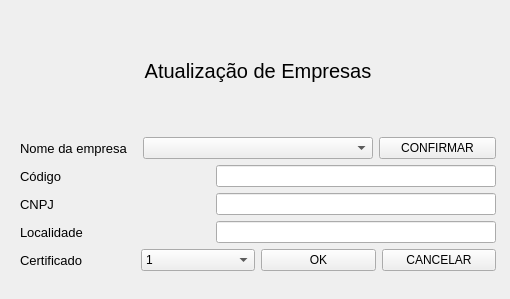
<?xml version="1.0" encoding="UTF-8"?>
<ui version="4.0">
 <class>Form</class>
 <widget class="QWidget" name="Form">
  <property name="geometry">
   <rect>
    <x>0</x>
    <y>0</y>
    <width>510</width>
    <height>299</height>
   </rect>
  </property>
  <property name="windowTitle">
   <string>Form</string>
  </property>
  <widget class="QWidget" name="verticalLayoutWidget">
   <property name="geometry">
    <rect>
     <x>20</x>
     <y>10</y>
     <width>476</width>
     <height>261</height>
    </rect>
   </property>
   <layout class="QVBoxLayout" name="verticalLayout">
    <item>
     <widget class="QLabel" name="label_6">
      <property name="font">
       <font>
        <pointsize>15</pointsize>
       </font>
      </property>
      <property name="text">
       <string>Atualização de Empresas</string>
      </property>
      <property name="alignment">
       <set>Qt::AlignCenter</set>
      </property>
     </widget>
    </item>
    <item>
     <layout class="QHBoxLayout" name="horizontalLayout">
      <item>
       <widget class="QLabel" name="label">
        <property name="font">
         <font>
          <pointsize>10</pointsize>
         </font>
        </property>
        <property name="text">
         <string>Nome da empresa</string>
        </property>
       </widget>
      </item>
      <item>
       <widget class="QComboBox" name="comboBox_2">
        <property name="minimumSize">
         <size>
          <width>230</width>
          <height>0</height>
         </size>
        </property>
        <property name="maximumSize">
         <size>
          <width>230</width>
          <height>16777215</height>
         </size>
        </property>
       </widget>
      </item>
      <item>
       <widget class="QPushButton" name="pushButton_3">
        <property name="text">
         <string>CONFIRMAR</string>
        </property>
       </widget>
      </item>
     </layout>
    </item>
    <item>
     <layout class="QVBoxLayout" name="verticalLayout_2">
      <item>
       <layout class="QHBoxLayout" name="horizontalLayout_3">
        <item>
         <widget class="QLabel" name="label_3">
          <property name="font">
           <font>
            <pointsize>10</pointsize>
           </font>
          </property>
          <property name="text">
           <string>Código</string>
          </property>
         </widget>
        </item>
        <item>
         <widget class="QLineEdit" name="lineEdit_2">
          <property name="minimumSize">
           <size>
            <width>280</width>
            <height>0</height>
           </size>
          </property>
          <property name="maximumSize">
           <size>
            <width>280</width>
            <height>16777215</height>
           </size>
          </property>
         </widget>
        </item>
       </layout>
      </item>
      <item>
       <layout class="QHBoxLayout" name="horizontalLayout_4">
        <item>
         <widget class="QLabel" name="label_4">
          <property name="font">
           <font>
            <pointsize>10</pointsize>
           </font>
          </property>
          <property name="text">
           <string>CNPJ</string>
          </property>
         </widget>
        </item>
        <item>
         <widget class="QLineEdit" name="lineEdit_3">
          <property name="minimumSize">
           <size>
            <width>280</width>
            <height>0</height>
           </size>
          </property>
          <property name="maximumSize">
           <size>
            <width>280</width>
            <height>16777215</height>
           </size>
          </property>
         </widget>
        </item>
       </layout>
      </item>
     </layout>
    </item>
    <item>
     <layout class="QHBoxLayout" name="horizontalLayout_2">
      <item>
       <widget class="QLabel" name="label_2">
        <property name="font">
         <font>
          <pointsize>10</pointsize>
         </font>
        </property>
        <property name="text">
         <string>Localidade</string>
        </property>
       </widget>
      </item>
      <item>
       <widget class="QLineEdit" name="lineEdit_4">
        <property name="minimumSize">
         <size>
          <width>280</width>
          <height>0</height>
         </size>
        </property>
        <property name="maximumSize">
         <size>
          <width>280</width>
          <height>16777215</height>
         </size>
        </property>
       </widget>
      </item>
     </layout>
    </item>
    <item>
     <layout class="QHBoxLayout" name="horizontalLayout_5">
      <item>
       <widget class="QLabel" name="label_5">
        <property name="font">
         <font>
          <pointsize>10</pointsize>
         </font>
        </property>
        <property name="text">
         <string>Certificado</string>
        </property>
       </widget>
      </item>
      <item>
       <widget class="QComboBox" name="comboBox">
        <item>
         <property name="text">
          <string>1</string>
         </property>
        </item>
        <item>
         <property name="text">
          <string>2</string>
         </property>
        </item>
        <item>
         <property name="text">
          <string>3</string>
         </property>
        </item>
       </widget>
      </item>
      <item>
       <widget class="QPushButton" name="pushButton">
        <property name="text">
         <string>OK</string>
        </property>
       </widget>
      </item>
      <item>
       <widget class="QPushButton" name="pushButton_2">
        <property name="text">
         <string>CANCELAR</string>
        </property>
       </widget>
      </item>
     </layout>
    </item>
   </layout>
  </widget>
 </widget>
 <resources/>
 <connections/>
</ui>
